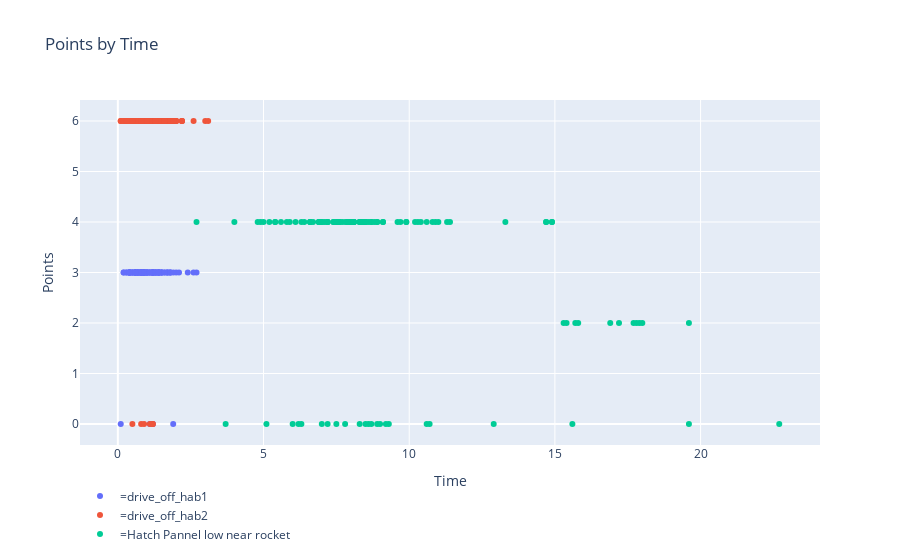

Source (notebook cell):
### Code cell
fig = px.scatter(df, x="clock", y="total", title='Points by Time', labels={'clock': 'Time', 'total': 'Points', 'robot': ""},
             hover_data=['clock','pput'], color='robot')
fig.update_layout(legend=dict(x=-0, y=-0.3))
fig.show()

### Figure 1 — Plotly figure (JSON) as saved in the notebook; plotly's stock layout.template omitted (floating-point values rounded to 4 significant figures; data arrays with more than 128 entries replaced by an {"elided": "..."} marker saying what was removed)
{"data": [{"customdata": {"elided": "104x2 float values"}, "hoverlabel": {"namelength": 0}, "hovertemplate": "=drive_off_hab1<br>Time=%{customdata[0]}<br>Points=%{y}<br>pput=%{customdata[1]}", "legendgroup": "=drive_off_hab1", "marker": {"color": "#636efa", "symbol": "circle"}, "mode": "markers", "name": "=drive_off_hab1", "showlegend": true, "type": "scatter", "x": [0.3, 0.8, 0.7, 0.4, 1.2, 0.8, 1.2, 1.4, 1.1, 0.8, 0.6, 0.8, 1.4, 0.9, 1.4, 0.9, 1.9, 2.4, 0.9, 0.5, 1.1, 1.0, 0.7, 0.7, 1.8, 0.6, 1.3, 0.4, 2.0, 1.3, 1.3, 1.1, 1.7, 0.6, 1.0, 0.8, 0.4, 1.5, 1.5, 1.4, 0.7, 1.5, 1.3, 0.9, 1.4, 0.8, 0.9, 0.9, 1.1, 2.7, 0.7, 0.6, 0.8, 0.2, 1.0, 0.6, 0.4, 1.2, 1.9, 2.1, 1.8, 0.6, 1.5, 0.9, 0.4, 1.2, 1.0, 0.5, 1.7, 0.8, 1.2, 0.8, 1.2, 1.8, 1.2, 0.1, 1.2, 1.2, 0.9, 0.5, 1.7, 0.4, 1.4, 0.7, 1.6, 0.9, 1.0, 1.3, 0.9, 0.3, 1.4, 0.6, 1.2, 2.6, 1.6, 0.2, 0.4, 0.5, 0.6, 0.8, 1.0, 0.6, 0.9, 1.1], "xaxis": "x", "y": [3, 3, 3, 3, 3, 3, 3, 3, 3, 3, 3, 3, 3, 3, 3, 3, 0, 3, 3, 3, 3, 3, 3, 3, 3, 3, 3, 3, 3, 3, 3, 3, 3, 3, 3, 3, 3, 3, 3, 3, 3, 3, 3, 3, 3, 3, 3, 3, 0, 3, 3, 3, 3, 3, 3, 3, 3, 3, 3, 3, 3, 3, 3, 3, 3, 3, 3, 3, 3, 3, 3, 3, 3, 3, 3, 0, 3, 3, 3, 3, 3, 3, 3, 3, 3, 3, 3, 3, 3, 3, 3, 3, 0, 3, 3, 3, 3, 3, 3, 3, 3, 3, 3, 3], "yaxis": "y"}, {"customdata": {"elided": "106x2 float values"}, "hoverlabel": {"namelength": 0}, "hovertemplate": "=drive_off_hab2<br>Time=%{customdata[0]}<br>Points=%{y}<br>pput=%{customdata[1]}", "legendgroup": "=drive_off_hab2", "marker": {"color": "#EF553B", "symbol": "circle"}, "mode": "markers", "name": "=drive_off_hab2", "showlegend": true, "type": "scatter", "x": [0.5, 0.8, 0.3, 0.9, 1.5, 1.4, 1.8, 1.7, 0.5, 0.8, 0.6, 0.1, 1.3, 1.2, 0.5, 1.2, 1.9, 1.1, 0.4, 0.6, 1.2, 0.8, 0.9, 0.6, 1.6, 1.0, 1.8, 1.4, 0.2, 1.9, 1.1, 1.4, 0.8, 0.5, 1.5, 1.4, 1.0, 0.8, 1.0, 2.2, 0.4, 1.7, 1.7, 1.4, 1.4, 1.8, 1.3, 1.5, 0.6, 0.8, 1.9, 1.3, 2.0, 1.5, 0.9, 1.1, 1.0, 0.9, 1.7, 1.2, 2.0, 0.8, 1.2, 0.5, 2.6, 1.0, 0.1, 2.2, 0.8, 0.9, 1.1, 1.6, 1.5, 1.3, 0.7, 1.8, 0.9, 1.0, 0.2, 0.9, 1.8, 1.0, 1.3, 1.4, 2.0, 2.2, 0.9, 0.7, 0.9, 1.3, 1.1, 3.0, 0.5, 0.3, 0.5, 1.2, 3.1, 0.3, 1.0, 1.1, 0.8, 0.5, 1.0, 1.6, 1.6, 1.9], "xaxis": "x", "y": [6, 6, 6, 6, 6, 6, 6, 6, 6, 6, 6, 6, 6, 6, 6, 0, 6, 6, 6, 6, 6, 6, 6, 6, 6, 6, 6, 6, 6, 6, 6, 6, 6, 6, 6, 6, 6, 0, 6, 6, 6, 6, 6, 6, 6, 6, 6, 6, 6, 6, 6, 6, 6, 6, 6, 6, 6, 6, 6, 6, 6, 6, 6, 0, 6, 6, 6, 6, 6, 6, 6, 6, 6, 6, 6, 6, 6, 6, 6, 0, 6, 6, 6, 6, 6, 6, 6, 6, 6, 6, 0, 6, 6, 6, 6, 0, 6, 6, 6, 6, 6, 6, 6, 6, 6, 6], "yaxis": "y"}, {"customdata": {"elided": "120x2 float values"}, "hoverlabel": {"namelength": 0}, "hovertemplate": "=Hatch Pannel low near rocket<br>Time=%{customdata[0]}<br>Points=%{y}<br>pput=%{customdata[1]}", "legendgroup": "=Hatch Pannel low near rocket", "marker": {"color": "#00cc96", "symbol": "circle"}, "mode": "markers", "name": "=Hatch Pannel low near rocket", "showlegend": true, "type": "scatter", "x": [7.2, 9.1, 8.7, 4.0, 10.6, 8.6, 14.9, 6.2, 14.7, 8.0, 7.9, 7.6, 6.9, 7.2, 18.0, 7.6, 9.3, 17.2, 10.6, 17.8, 5.8, 8.1, 8.3, 15.8, 2.7, 5.0, 10.3, 11.0, 7.5, 12.9, 22.7, 7.2, 5.1, 10.7, 15.7, 6.7, 6.4, 8.5, 7.9, 9.1, 6.9, 4.9, 6.0, 15.3, 11.3, 7.0, 5.6, 8.0, 7.4, 8.0, 4.8, 7.4, 9.7, 8.5, 8.9, 8.0, 7.5, 15.6, 7.9, 3.7, 13.3, 8.1, 8.5, 19.6, 6.3, 14.7, 8.9, 15.4, 6.6, 10.9, 9.9, 8.4, 8.3, 8.6, 7.7, 7.5, 8.1, 8.4, 9.6, 8.0, 11.4, 6.3, 8.7, 14.9, 7.2, 6.6, 8.7, 7.8, 10.4, 7.6, 10.2, 7.0, 17.7, 8.3, 6.9, 9.9, 7.8, 19.6, 9.0, 17.9, 5.4, 8.4, 7.9, 8.3, 10.8, 5.2, 5.9, 8.5, 8.9, 5.4, 6.1, 7.1, 6.6, 9.2, 16.9, 8.1, 8.8, 7.9, 8.0, 7.0], "xaxis": "x", "y": [4, 4, 4, 4, 4, 0, 4, 0, 4, 4, 4, 4, 4, 0, 2, 4, 0, 2, 0, 2, 4, 4, 0, 2, 4, 4, 4, 4, 4, 0, 0, 4, 0, 0, 2, 4, 4, 4, 4, 4, 4, 4, 0, 2, 4, 4, 4, 4, 4, 4, 4, 4, 4, 4, 4, 4, 0, 0, 4, 0, 4, 4, 0, 0, 0, 4, 0, 2, 4, 4, 4, 4, 4, 4, 4, 4, 4, 4, 4, 4, 4, 4, 0, 4, 4, 4, 4, 4, 4, 4, 4, 0, 2, 4, 4, 4, 0, 2, 0, 2, 4, 4, 4, 4, 4, 4, 4, 4, 4, 4, 4, 4, 4, 0, 2, 4, 4, 4, 4, 4], "yaxis": "y"}], "layout": {"legend": {"tracegroupgap": 0, "x": 0, "y": -0.3}, "title": {"text": "Points by Time"}, "xaxis": {"anchor": "y", "domain": [0, 1], "title": {"text": "Time"}}, "yaxis": {"anchor": "x", "domain": [0, 1], "title": {"text": "Points"}}}}
